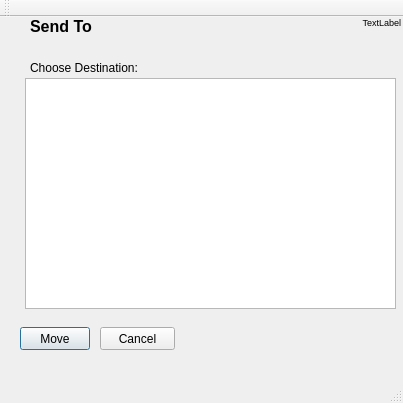
<?xml version="1.0" encoding="UTF-8"?>
<ui version="4.0">
 <class>SendToMainWindow</class>
 <widget class="QMainWindow" name="SendToMainWindow">
  <property name="geometry">
   <rect>
    <x>0</x>
    <y>0</y>
    <width>403</width>
    <height>403</height>
   </rect>
  </property>
  <property name="windowTitle">
   <string>SendToMainWindow</string>
  </property>
  <widget class="QWidget" name="centralWidget">
   <widget class="QLabel" name="sendToLabel">
    <property name="geometry">
     <rect>
      <x>30</x>
      <y>41</y>
      <width>161</width>
      <height>20</height>
     </rect>
    </property>
    <property name="text">
     <string>Choose Destination:</string>
    </property>
   </widget>
   <widget class="QPushButton" name="pushButtonSendTo">
    <property name="geometry">
     <rect>
      <x>20</x>
      <y>310</y>
      <width>70</width>
      <height>23</height>
     </rect>
    </property>
    <property name="text">
     <string>Move</string>
    </property>
    <property name="default">
     <bool>true</bool>
    </property>
   </widget>
   <widget class="QPushButton" name="pushButtonCancel">
    <property name="geometry">
     <rect>
      <x>100</x>
      <y>310</y>
      <width>75</width>
      <height>23</height>
     </rect>
    </property>
    <property name="text">
     <string>Cancel</string>
    </property>
   </widget>
   <widget class="QTreeView" name="folderTree">
    <property name="geometry">
     <rect>
      <x>25</x>
      <y>61</y>
      <width>371</width>
      <height>231</height>
     </rect>
    </property>
   </widget>
   <widget class="QLabel" name="label">
    <property name="geometry">
     <rect>
      <x>30</x>
      <y>0</y>
      <width>121</width>
      <height>31</height>
     </rect>
    </property>
    <property name="font">
     <font>
      <pointsize>12</pointsize>
      <weight>75</weight>
      <bold>true</bold>
     </font>
    </property>
    <property name="text">
     <string>Send To</string>
    </property>
    <property name="alignment">
     <set>Qt::AlignLeading|Qt::AlignLeft|Qt::AlignTop</set>
    </property>
   </widget>
   <widget class="QLabel" name="itemLabel">
    <property name="geometry">
     <rect>
      <x>120</x>
      <y>0</y>
      <width>281</width>
      <height>51</height>
     </rect>
    </property>
    <property name="font">
     <font>
      <pointsize>7</pointsize>
     </font>
    </property>
    <property name="text">
     <string>TextLabel</string>
    </property>
    <property name="scaledContents">
     <bool>false</bool>
    </property>
    <property name="alignment">
     <set>Qt::AlignRight|Qt::AlignTop|Qt::AlignTrailing</set>
    </property>
    <property name="wordWrap">
     <bool>true</bool>
    </property>
   </widget>
  </widget>
  <widget class="QMenuBar" name="menuBar">
   <property name="enabled">
    <bool>false</bool>
   </property>
   <property name="geometry">
    <rect>
     <x>0</x>
     <y>0</y>
     <width>403</width>
     <height>21</height>
    </rect>
   </property>
  </widget>
  <widget class="QToolBar" name="mainToolBar">
   <property name="enabled">
    <bool>false</bool>
   </property>
   <attribute name="toolBarArea">
    <enum>TopToolBarArea</enum>
   </attribute>
   <attribute name="toolBarBreak">
    <bool>false</bool>
   </attribute>
  </widget>
  <widget class="QStatusBar" name="statusBar">
   <property name="enabled">
    <bool>false</bool>
   </property>
  </widget>
 </widget>
 <layoutdefault spacing="6" margin="11"/>
 <resources/>
 <connections/>
</ui>
